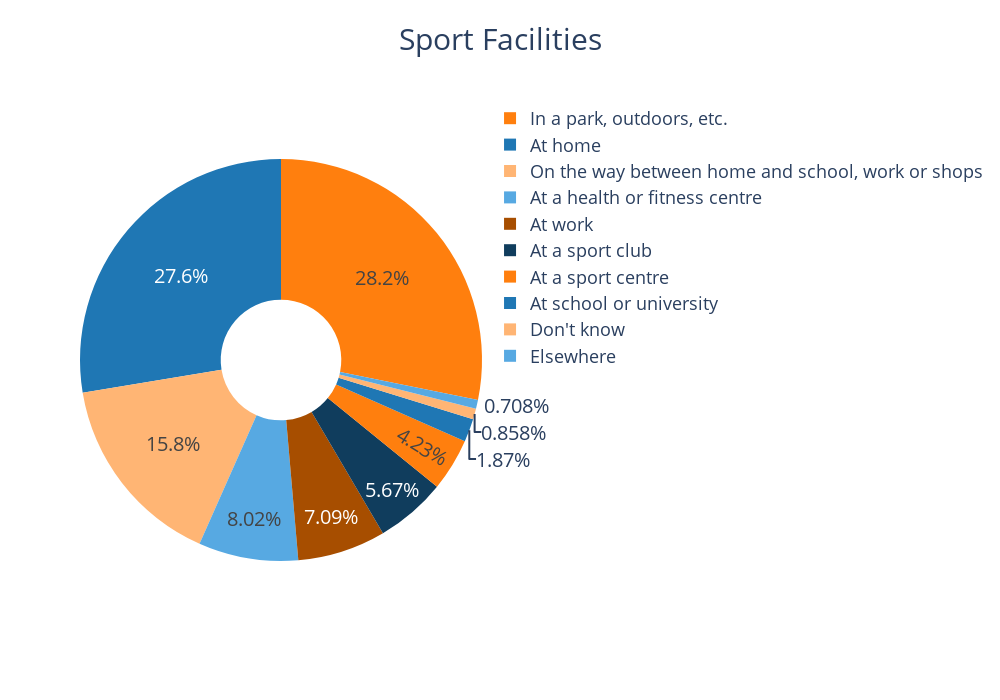

Notebook source saved alongside this figure:
### Code cell
fig = px.pie(sport_facility.stack().value_counts(), names=sport_facility.stack().value_counts().index, values=sport_facility.stack().value_counts(), title='Sport Facilities',hole=0.3,labels={'value':'Count'},color_discrete_sequence=['#ff7f0e', '#1f77b4'],width=1000,height=700)
fig.update_layout(yaxis_title="Percentage",title_text="Sport Facilities",title_x=0.5,title_font_size=30,legend={'font': {'size': 18}},font=dict(size=18))
fig.update_traces(
    textfont={'size': 20},  # Inside text font size
    hovertemplate='<b>%{label}</b>: %{value}<br>(%{percent})',  # Customize hover info
)
fig.show()

### Figure 1 — Plotly figure (JSON) as saved in the notebook; plotly's stock layout.template omitted (floating-point values rounded to 4 significant figures)
{"data": [{"domain": {"x": [0, 1], "y": [0, 1]}, "hole": 0.3, "hovertemplate": "<b>%{label}</b>: %{value}<br>(%{percent})", "labels": ["In a park, outdoors, etc.", "At home", "On the way between home and school, work or shops", "At a health or fitness centre", "At work", "At a sport club", "At a sport centre", "At school or university", "Don't know", "Elsewhere"], "legendgroup": "", "name": "", "showlegend": true, "textfont": {"size": 20}, "type": "pie", "values": [9393, 9198, 5250, 2671, 2364, 1891, 1410, 623, 286, 236]}], "layout": {"font": {"size": 18}, "height": 700, "legend": {"font": {"size": 18}, "tracegroupgap": 0}, "piecolorway": ["#ff7f0e", "#1f77b4"], "title": {"font": {"size": 30}, "text": "Sport Facilities", "x": 0.5}, "width": 1000, "yaxis": {"title": {"text": "Percentage"}}}}
